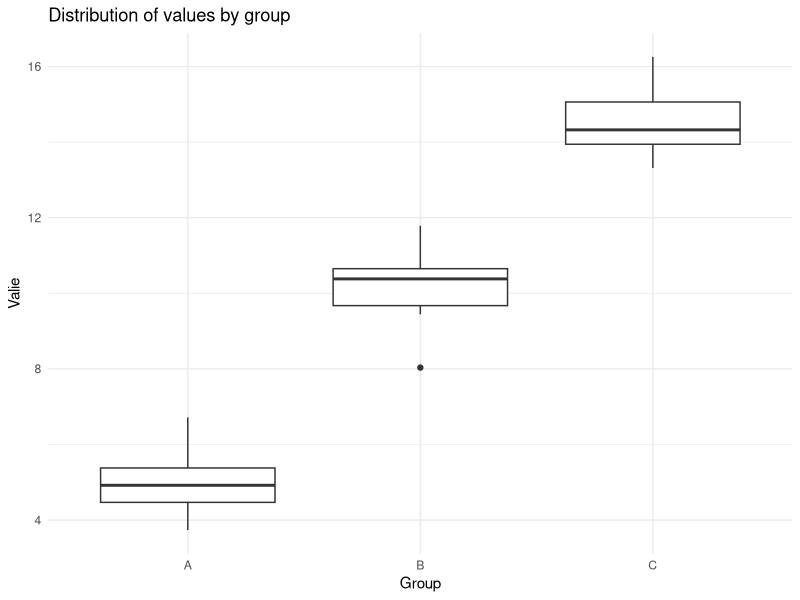

The R source for this figure:
# ===================================================
# Script: Statistical data analysis with functions
# Author : Esther Cros
# Date : 14 janvier 2025
# Objective: Example of organization, best practices and documentation
# ===================================================

# More details for code objective: .......


# Tip 1 : Concise but explanatory comments: Explain the purpose of a block of code, especially for important or complex steps.

# ---- 1. Initialization ----

# Tip 2 : Always comment on imported libraries, so that others know which dependencies are needed to make the code work.

# Loading the necessary libraries
library(ggplot2)  # For visualization
library(dplyr)    # For data manipulation
library(readr)    # To read CSV files

# Defining the environment
rm(list = ls())  # Cleans the workspace
set.seed(123)    # Fix a seed for reproducible results

# ---- 2. Useful functions ----

# Tip 3: If you're working with functions, it's a good idea to specify the function's role, 
# its inputs and outputs, and specify the type of each input and output.
# It's not always necessary to comment so much on functions. But for complex ones, it's always easier if you want to go back over the code after you've done it.

# Tip 4 : Checking input types : To avoid errors, it is often useful to check that a function's inputs are of the expected type 
# (for example, by verifying that an argument is indeed a numerical vector).

#' Find out what's wrong with my function...

# Function: calculer_resume
# Description: Calculates the mean and standard deviation of a specified numeric column, grouped by another column in a data frame.
#
# Inputs:
#   - data (data.frame): The input data frame containing the data to be summarized.
#   - group_col (character): A string specifying the name of the column to group the data by. 
#                            Must match a column name in the input `data`.
#   - value_col (character): A string specifying the name of the numeric column for which the statistical summary is calculated. 
#                            Must match a column name in the input `data`.
#
# Output:
#   - (data.frame): A data frame with the following structure:
#       - The grouping column (`group_col`) as the first column.
#       - `moyenne` (numeric): The mean of the specified value column for each group.
#       - `ecart_type` (numeric): The standard deviation of the specified value column for each group.
#
# Notes:
#   - Missing values (`NA`) in the value column are ignored during calculations.
#   - If either `group_col` or `value_col` does not exist in the input data frame, the function stops and raises an error.
#   - The returned data frame contains one row per group defined by `group_col`.
calculer_resume <- function(data, group_col, value_col) {
  # Check that columns exist
  if (!all(c(group_col, value_col) %in% colnames(data))) {
    stop("The specified columns are not in the data.frame.")
  }
  
  # Statistical summary calculation
  resume <- data %>%
    group_by(.data[[group_col]]) %>%
    summarise(
      moyenne = mean(.data[[value_col]], na.rm = TRUE),
      ecart_type = sd(.data[[value_col]], na.rm = TRUE),
      .groups = "drop"
    )
  
  return(resume)
}

#' Tip 5 : Never put variables, function names... in a language other than English. 
#' It's annoying if you don't speak Italian, French, Russian or Chinese .... 

# ---- 3. Data loading ----

# Tip 6 : When importing data, it's a good idea to add a comment explaining the source of the data and the import method. 
# In addition, each data cleansing step should be accompanied by a comment explaining why it is necessary.

# Tip 7 : Use explicit variable names and avoid abbreviations. 
# Comment on analysis steps so others know what each line of code is trying to accomplish.

data <- data.frame(
  group = rep(c("A", "B", "C"), each = 10),
  value = c(rnorm(10, mean = 5), rnorm(10, mean = 10), rnorm(10, mean = 15))
)

# ---- 4. Exploration and analysis ----

# Tip 8 : Comment on each element of the visualization. For example, if you change colors or chart types, explain why these choices are made.

# Using the function to calculate a statistical summary
resume <- calculer_resume(data, "group", "value")
print(resume)

# Data visualization
ggplot(data, aes(x = group, y = value)) +
  geom_boxplot() +
  theme_minimal() +
  labs(
    title = "Distribution of values by group",
    x = "Group",
    y = "Valie"
  )

# ---- 5. Saving results ----

# Save statistical summary
write_csv(resume, "resume_statistiques.csv")
cat("Statistical summary recorded under 'resume_statistiques.csv'\n")

# ---- 6. End of script ----
cat("Script successfully completed !\n")
